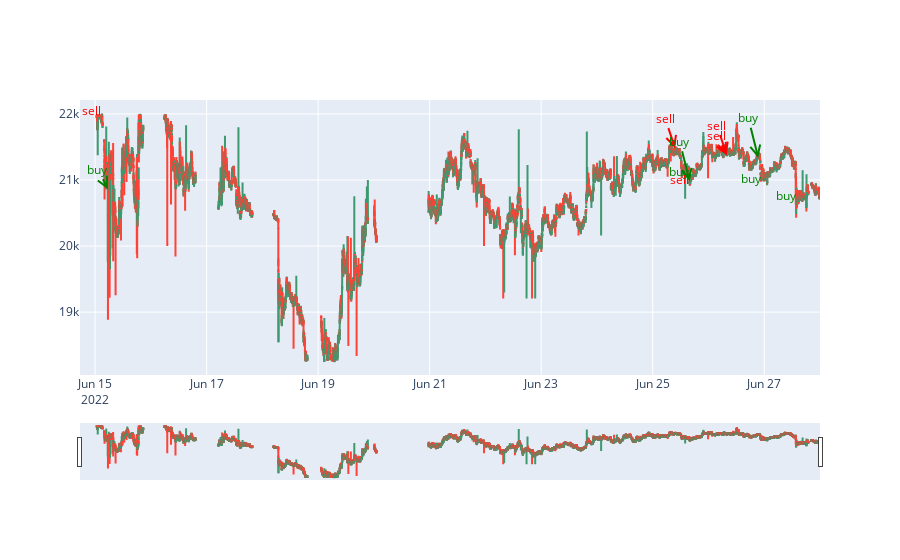

This figure's notebook cell:
### Markdown cell above
## Look at trades on candlestick chart

### Code cell
# Install a conda package in the current Jupyter kernel
#%conda install -c plotly plotly=5.9.0
# Draw candlechart
import plotly as py
from plotly import graph_objects as go
import pandas as pd

df=candles.copy()
#df=clean_candles(df)
fig = go.Figure(data=[ \
                    go.Candlestick(\
                        x=df.index,\
                        open=df['open'],\
                        high=df['high'],\
                        low=df['low'],\
                        close=df['close'])
                     ])

# Customize ay to distribute captions by y so they do not overlap by x
ay,aymax,aystep=0,50,10
# Annotate buy, sell on the chart
for orderitem in mytrades[mytrades.index>df.index.min()].iterrows():
    ay=(ay+aystep)%aymax
    order=orderitem[1]
    color='green' if order['isBuyer'] else 'red'
    text_short='buy' if order['isBuyer'] else 'sell'
    text=f"{order['time']} {text_short} at {order['price']}"
    fig.add_annotation(x=order['time'], \
                       y=order['price'],\
                       text=text_short,\
                       hovertext=text,\
                       showarrow=True,arrowhead=5,arrowcolor=color,ay=-ay,arrowwidth=2,
                       font={'color':color}
                      )
fig.show()

### Figure 1 — Plotly figure (JSON) as saved in the notebook; plotly's stock layout.template omitted (floating-point values rounded to 4 significant figures; data arrays with more than 128 entries replaced by an {"elided": "..."} marker saying what was removed)
{"data": [{"close": {"elided": "14735 float values"}, "high": {"elided": "14735 float values"}, "low": {"elided": "14735 float values"}, "open": {"elided": "14735 float values"}, "type": "candlestick", "x": {"elided": "14735 str values"}}], "layout": {"annotations": [{"arrowcolor": "red", "arrowhead": 5, "arrowwidth": 2, "ay": -10, "font": {"color": "red"}, "hovertext": "2022-06-15 02:45:28.431000 sell at 21900.00000000", "showarrow": true, "text": "sell", "x": "2022-06-15T02:45:28.431000", "y": "21900.00000000"}, {"arrowcolor": "green", "arrowhead": 5, "arrowwidth": 2, "ay": -20, "font": {"color": "green"}, "hovertext": "2022-06-15 05:30:37.368000 buy at 20860.34000000", "showarrow": true, "text": "buy", "x": "2022-06-15T05:30:37.368000", "y": "20860.34000000"}, {"arrowcolor": "red", "arrowhead": 5, "arrowwidth": 2, "ay": -30, "font": {"color": "red"}, "hovertext": "2022-06-25 09:37:41.641000 sell at 21481.31000000", "showarrow": true, "text": "sell", "x": "2022-06-25T09:37:41.641000", "y": "21481.31000000"}, {"arrowcolor": "green", "arrowhead": 5, "arrowwidth": 2, "ay": -40, "font": {"color": "green"}, "hovertext": "2022-06-25 15:52:41.645000 buy at 20981.74000000", "showarrow": true, "text": "buy", "x": "2022-06-25T15:52:41.645000", "y": "20981.74000000"}, {"arrowcolor": "red", "arrowhead": 5, "arrowwidth": 2, "ay": 0, "font": {"color": "red"}, "hovertext": "2022-06-25 15:53:20.009000 sell at 21000.00000000", "showarrow": true, "text": "sell", "x": "2022-06-25T15:53:20.009000", "y": "21000.00000000"}, {"arrowcolor": "green", "arrowhead": 5, "arrowwidth": 2, "ay": -10, "font": {"color": "green"}, "hovertext": "2022-06-25 15:53:52.877000 buy at 20970.56000000", "showarrow": true, "text": "buy", "x": "2022-06-25T15:53:52.877000", "y": "20970.56000000"}, {"arrowcolor": "red", "arrowhead": 5, "arrowwidth": 2, "ay": -20, "font": {"color": "red"}, "hovertext": "2022-06-26 07:52:29.510000 sell at 21373.90000000", "showarrow": true, "text": "sell", "x": "2022-06-26T07:52:29.510000", "y": "21373.90000000"}, {"arrowcolor": "red", "arrowhead": 5, "arrowwidth": 2, "ay": -30, "font": {"color": "red"}, "hovertext": "2022-06-26 07:52:32.525000 sell at 21377.89000000", "showarrow": true, "text": "sell", "x": "2022-06-26T07:52:32.525000", "y": "21377.89000000"}, {"arrowcolor": "green", "arrowhead": 5, "arrowwidth": 2, "ay": -40, "font": {"color": "green"}, "hovertext": "2022-06-26 21:25:28.249000 buy at 21336.61000000", "showarrow": true, "text": "buy", "x": "2022-06-26T21:25:28.249000", "y": "21336.61000000"}, {"arrowcolor": "green", "arrowhead": 5, "arrowwidth": 2, "ay": 0, "font": {"color": "green"}, "hovertext": "2022-06-26 22:41:09.277000 buy at 21028.81000000", "showarrow": true, "text": "buy", "x": "2022-06-26T22:41:09.277000", "y": "21028.81000000"}, {"arrowcolor": "green", "arrowhead": 5, "arrowwidth": 2, "ay": -10, "font": {"color": "green"}, "hovertext": "2022-06-27 13:43:57.067000 buy at 20609.98000000", "showarrow": true, "text": "buy", "x": "2022-06-27T13:43:57.067000", "y": "20609.98000000"}]}}
